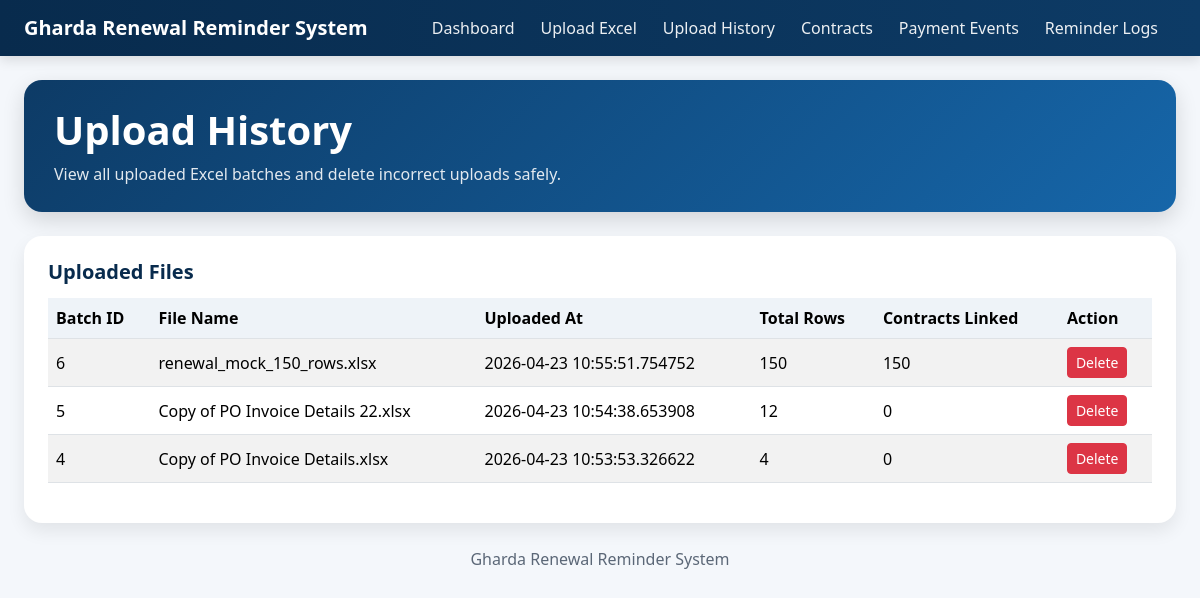
Screenshot of /upload-history with the database file from the repository.
### models.py (models this page shows)
class UploadBatch(Base):
    __tablename__ = "upload_batches"
    id = Column(Integer, primary_key=True, autoincrement=True)
    file_name = Column(String(255), nullable=False)
    uploaded_at = Column(DateTime, default=datetime.utcnow)
    total_rows = Column(Integer, default=0)
    contracts = relationship("Contract", back_populates="upload_batch", cascade="all, delete-orphan")

### app.py (the view)
@app.route("/upload-history")
def upload_history():
    session = get_session()
    try:
        batches = get_upload_batches(session)
        rows = []
        for b in batches:
            rows.append({
                "id": b.id,
                "file_name": b.file_name,
                "uploaded_at": b.uploaded_at,
                "total_rows": b.total_rows,
                "contract_count": len(b.contracts),
            })
        return render_template("upload_history.html", app_name=APP_NAME, rows=rows)
    finally:
        session.close()

### database.py (called while the page is built)
def get_session():
    return SessionLocal()

def get_upload_batches(session):
    return session.query(UploadBatch).order_by(UploadBatch.uploaded_at.desc()).all()

### templates/upload_history.html
{% extends "base.html" %}
{% block content %}
<div class="hero-banner mb-4">
    <h1>Upload History</h1>
    <p>View all uploaded Excel batches and delete incorrect uploads safely.</p>
</div>
<div class="glass-card p-4">
    <h5 class="chart-title">Uploaded Files</h5>
    <div class="table-wrap">
        <table class="table table-striped table-hover align-middle">
            <thead>
                <tr>
                    <th>Batch ID</th>
                    <th>File Name</th>
                    <th>Uploaded At</th>
                    <th>Total Rows</th>
                    <th>Contracts Linked</th>
                    <th>Action</th>
                </tr>
            </thead>
            <tbody>
                {% if rows %}
                    {% for row in rows %}
                    <tr>
                        <td>{{ row.id }}</td>
                        <td>{{ row.file_name }}</td>
                        <td>{{ row.uploaded_at }}</td>
                        <td>{{ row.total_rows }}</td>
                        <td>{{ row.contract_count }}</td>
                        <td>
                            <form method="POST" action="{{ url_for('delete_uploaded_batch', batch_id=row.id) }}"
                                  onsubmit="return confirm('Delete this upload batch? This will remove linked contracts, payment events, reminder logs, and update dashboard/charts.');">
                                <button type="submit" class="btn btn-danger btn-sm">Delete</button>
                            </form>
                        </td>
                    </tr>
                    {% endfor %}
                {% else %}
                    <tr>
                        <td colspan="6" class="text-center">No upload history found.</td>
                    </tr>
                {% endif %}
            </tbody>
        </table>
    </div>
</div>
{% endblock %}

### templates/base.html (shortened to what this page needs)
<!DOCTYPE html>
<html lang="en">
<head>
    <link href="https://cdn.jsdelivr.net/npm/bootstrap@5.3.3/dist/css/bootstrap.min.css" rel="stylesheet">
</head>
<body>
    <nav class="navbar navbar-expand-lg navbar-dark mb-4">
        <div class="container-fluid px-4">
            <a class="navbar-brand" href="{{ url_for('dashboard') }}">{{ app_name }}</a>
            <div class="navbar-nav">
                <a class="nav-link" href="{{ url_for('dashboard') }}">Dashboard</a>
                <a class="nav-link" href="{{ url_for('upload') }}">Upload Excel</a>
                <a class="nav-link" href="{{ url_for('upload_history') }}">Upload History</a>
                <a class="nav-link" href="{{ url_for('contracts') }}">Contracts</a>
                <a class="nav-link" href="{{ url_for('payment_events') }}">Payment Events</a>
                <a class="nav-link" href="{{ url_for('reminder_logs') }}">Reminder Logs</a>
            </div>
     </div>
    </nav>
    <div class="container-fluid px-4">
        {% block content %}{% endblock %}
    </div>
    <footer>
        Gharda Renewal Reminder System
    </footer>
</body>
</html>

### templates/base.html (style rules this page uses)
body { margin: 0; font-family: "Segoe UI", Arial, sans-serif; background: #f4f7fb; color: #1f2937; }
.navbar { background: linear-gradient(90deg, #082b4d, #0d3b66) !important; box-shadow: 0 4px 12px rgba(0,0,0,0.12); }
.navbar-brand { font-weight: 700; }
.navbar .nav-link { color: rgba(255,255,255,0.92) !important; margin-right: 10px; }
.hero-banner { padding: 26px 30px; border-radius: 18px; background: linear-gradient(135deg, #0d3b66, #1666a9); color: white; box-shadow: 0 8px 22px rgba(0,0,0,0.14); }
.hero-banner h1 { margin: 0 0 8px 0; font-weight: 800; }
.hero-banner p { margin: 0; color: rgba(255,255,255,0.88); }
.glass-card { background: #ffffff; border-radius: 18px; box-shadow: 0 8px 18px rgba(0,0,0,0.08); }
.chart-title { font-weight: 700; color: #082b4d; margin-bottom: 14px; }
.table-wrap { max-height: 420px; overflow-y: auto; }
.table thead th { position: sticky; top: 0; background: #eef3f8; z-index: 1; }
footer { text-align: center; padding: 24px 0 30px; color: #5b6777; }

### rows the page displays
UploadBatch: id "6", file_name "renewal_mock_150_rows.xlsx", uploaded_at "2026-04-23 10:55:51.754752", total_rows "150", contract_count "150"
UploadBatch: id "5", file_name "Copy of PO Invoice Details 22.xlsx", uploaded_at "2026-04-23 10:54:38.653908", total_rows "12", contract_count "0"
UploadBatch: id "4", file_name "Copy of PO Invoice Details.xlsx", uploaded_at "2026-04-23 10:53:53.326622", total_rows "4", contract_count "0"

### other values shown
{{ app_name }} "Gharda Renewal Reminder System"
